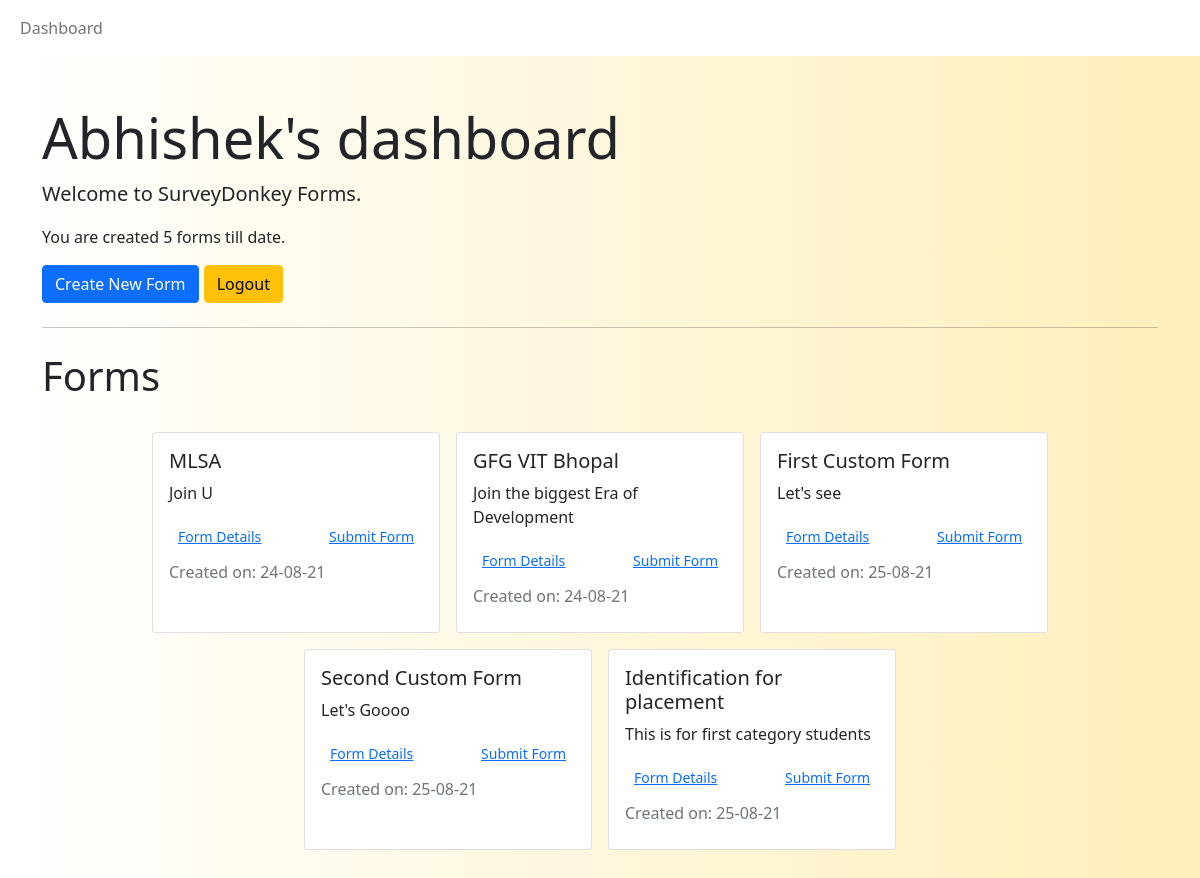
Page /dashboard/ (signed in) on the earlier database version.
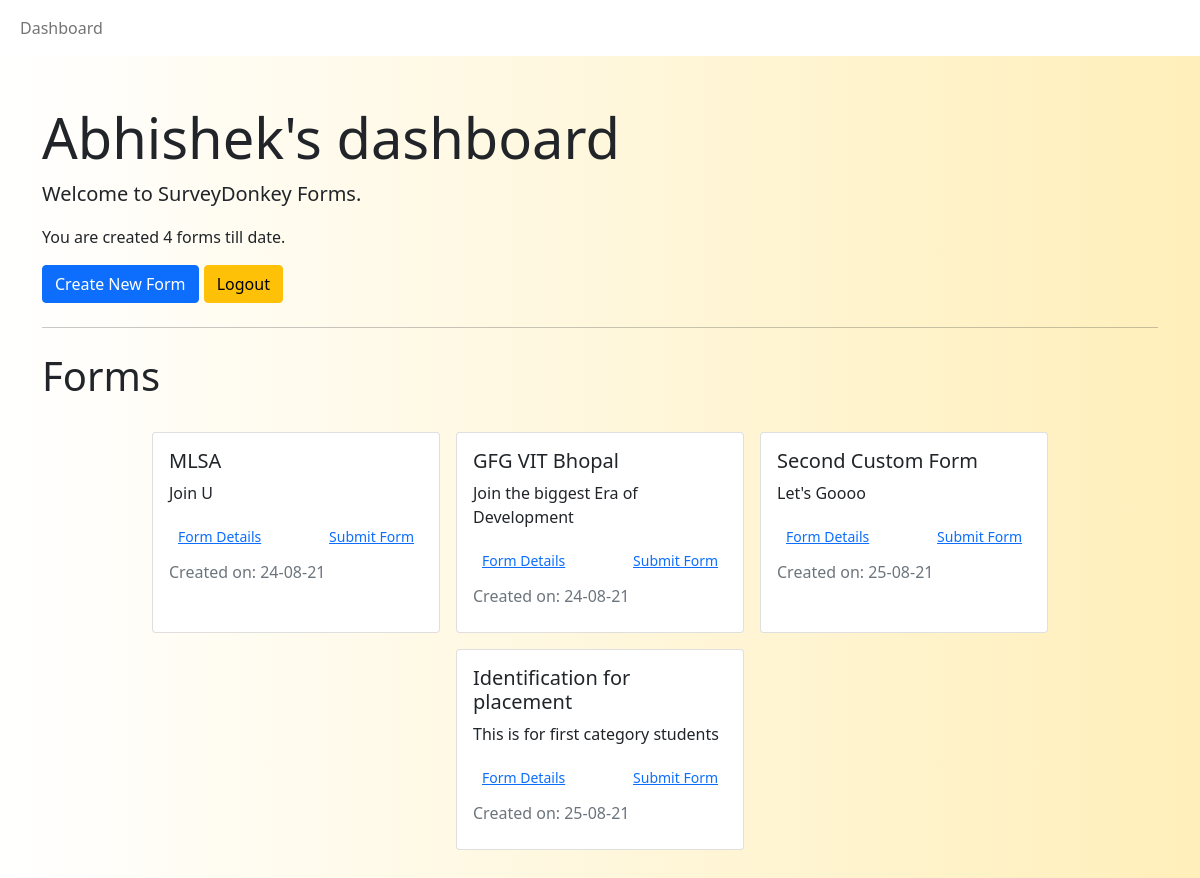
Same page on the later database version.
### forms/models.py (models this page shows, shortened)
class Form(models.Model):
    title = models.CharField(max_length=255)
    description = models.CharField(max_length=255)
    created_on = models.DateTimeField(auto_now_add=True)
    created_by = models.ForeignKey(to=User, on_delete=CASCADE, default=1)
    class Meta:
        ordering = ['created_on']

### forms/views.py (called while the page is built)
@verified_email_required
def dashboard(request):
    User = get_user_model()
    u = User.objects.get(username=request.user.username)
    formsCreated = Form.objects.filter(created_by=request.user)
    context = {
        'formsCreated': formsCreated,
        'count': formsCreated.count
    }
    return render(request, "dashboard.html", context)

### templates/dashboard.html (shortened to what this page needs)
{% extends 'base.html' %}
{% load socialaccount %}
{% load static %}
{% block content %}
<div class="my-5">
    <div class="jumbotron">
        <h1 class="display-4">{{user.username|capfirst}}'s dashboard</h1>
        <p class="lead">Welcome to SurveyDonkey Forms. </p>
        <p>You are created {{count}} forms till date.</p>
        <p class="lead">
            <a class="btn btn-primary btn-md" href="{% url 'formcreate1' %}" role="button">Create New Form</a>
            <a class="btn btn-warning btn-md" href="{% url 'logout' %}" role="button">Logout</a>
        </p>
        <hr class="my-4">
    </div>
    <div class="form-data">
        <div class="d-flex my-3">
            <h2 class="display-6">Forms</h2>
        </div>
        <div class="form-box d-flex flex-row justify-content-center flex-wrap">
            {% for form in formsCreated %}
            <div class="card m-2" style="width: 18rem;">
                <div class="card-body">
                    <h5 class="fw-normal">{{ form.title }}</h5>
                    <p class="fw-lighter">{{form.description}}</p>
                    <div class="my-2 d-flex flex-wrap justify-content-between">
                        <a class="btn btn-link btn-sm" href="{% url 'formdetail' form.id %}" role="button">Form
                            Details</a>
                        <a class="btn btn-link btn-sm" href="{% url 'formsubmit' form.id %}" role="button">Submit
                            Form</a>
                    </div>
                    <div class="my-2 d-flex flex-wrap justify-content-between">
                        <p class="text-muted m-0">Created on: {{ form.created_on|date:"d-m-y" }}</p>
                    </div>
                </div>
            </div>
            {% endfor %}
        </div>
    </div>
</div>
{% endblock content %}

Differences in the rows shown:
removed Form: title "First Custom Form", description "Let's see", created_on "25-08-21"
Other differences:
{{ count }}: "5" → "4"
